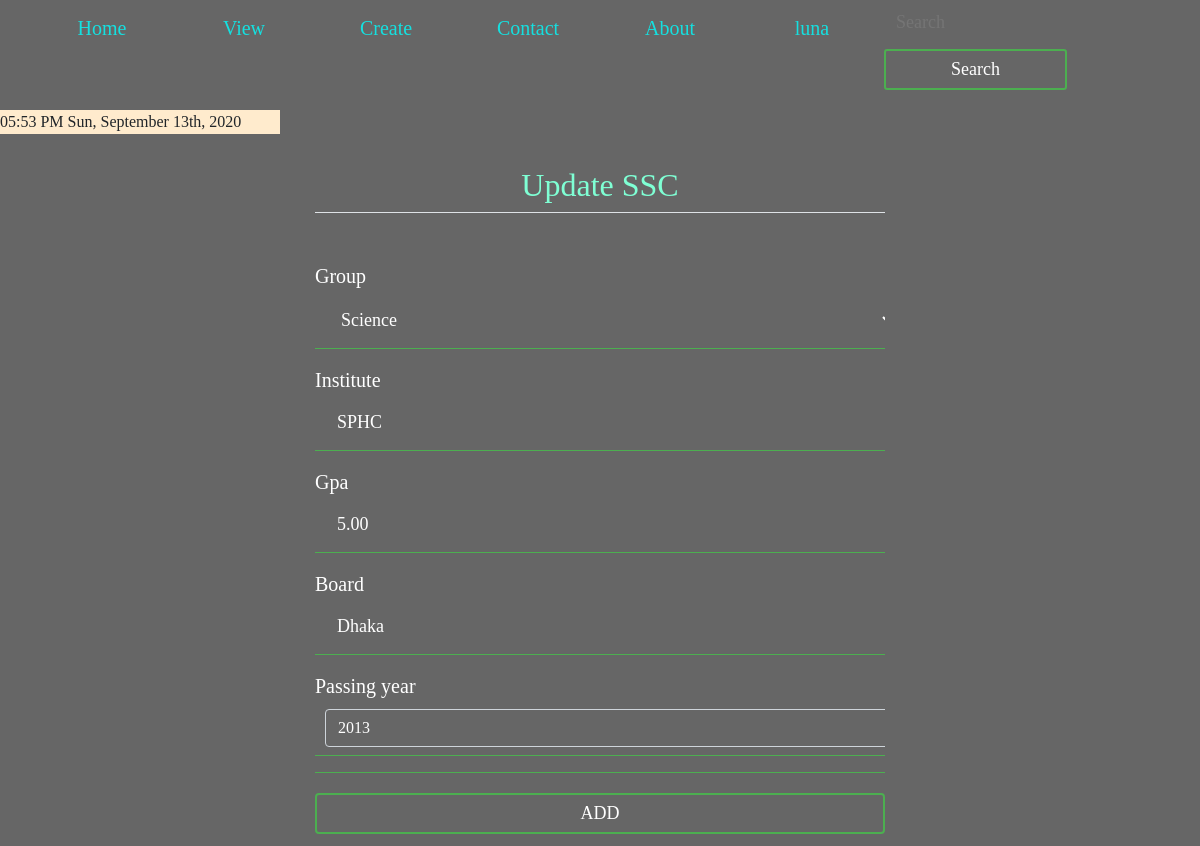
Before: /profile/updatessc/ (signed in) with the older database file.
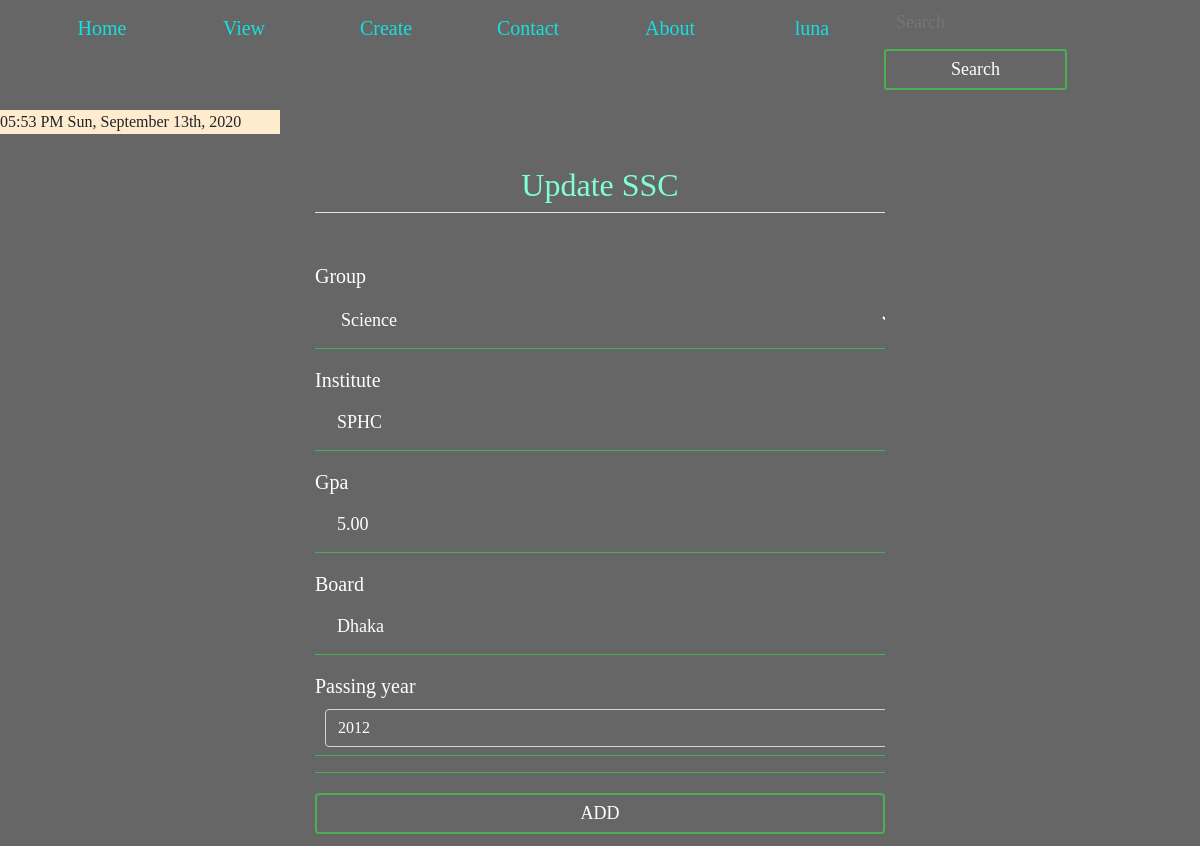
After: the same page with the newer database file.
### person/models.py (models this page shows, shortened)
class SSC(models.Model):
    GROUP = (
        ('Science', 'Science'),
        ('Business_Studies', 'Business_Studies'),
        ('Humanities', 'Humanities'),
    )
    user = models.OneToOneField(User, on_delete=models.CASCADE, related_name='ssc')
    group = models.CharField(max_length=100, choices=GROUP)
    institute = models.CharField(max_length=200)
    gpa = models.CharField(max_length=20)
    board=models.CharField(max_length=20)
    passing_year = models.IntegerField()

### person/views1.py (the view)
# urls.py: path('updatessc/', updatessc, name='updatessc'),
def updatessc(request):
    try:
        instance = SSC.objects.get(user=request.user)
    except SSC.DoesNotExist:
        instance = None
    if request.method == 'POST':
        if instance:
            form = SSCForm(request.POST, instance=instance)
        else:
            form = SSCForm(request.POST)
        if form.is_valid():
            profile_obj = form.save(commit=False)
            profile_obj.user = request.user
            profile_obj.save()
            messages.success(request, 'Successfully updated.')
            return redirect('userprofile')
    else:
        form = SSCForm(instance=instance)
    context = {
        'form': form,
    }
    return render(request, 'person/updatessc.html', context)

### person/forms.py
class SSCForm(ModelForm):
    class Meta:
        model = SSC
        exclude = ['user']

### templates/person/updatessc.html (shortened to what this page needs)
{% extends 'basic.html' %}
{% block body %}
{% load crispy_forms_tags %}
{% if user.is_authenticated %}
<div class="col-md-6 offset-md-3">
        <form action="/profile/updatessc/" method="post" enctype="multipart/form-data">
            <fieldset class="form-group mx-auto">
                <legend class="border-bottom text-center mb-4"><h2>Update SSC</h2></legend>
                {{ form|crispy }}
            </fieldset>
            <button class="btn btn-outline-info " type="submit" value="submit">ADD </button>
        </form>
</div>
{% endif %}
{% endblock %}

### templates/basic.html (shortened to what this page needs)
<!doctype html>
<html lang="en">
<head>
  <link rel="stylesheet" href="https://stackpath.bootstrapcdn.com/bootstrap/4.2.1/css/bootstrap.min.css"
>
  {% load notifications_tags %}
  {% load static %}
  <link href="{% static 'css/style.css'  %}" rel='stylesheet'>
</head>
<body>
  <nav class="navbar navbar-expand-lg navbar-dark">
    <div>
      <ul>
        <li class="{% block blogactive %}
      {% endblock blogactive %} ">
          <a href="/profile/">Home</a>
        </li>
        <li>
          <a class="{% block viewactive %}
      {% endblock viewactive %}" href="#"> View</a>
        </li>
        <li>
          <a href="#">Create</a>
        </li>
        <li class=" {% block contactactive %}
      {% endblock contactactive %}">
          <a href="/profile/contact/">Contact</a>
        </li>
        <li class="  {% block aboutactive %}
      {% endblock aboutactive %}">
          <a href="/profile/about_us/">About</a>
        </li>
        {% if user.is_authenticated %}
        <li>
          <a href="#"> {{request.user}} </a>
        </li>
        <form method="GET" action="/posts/search/" class="form-inline my-2 my-lg-0">
          <input class="in " type="search" placeholder="Search" aria-label="Search" name="q" id="search">
          <button class="btn  btn-sm" type="submit" value="{{ query|escape }}">Search</button>
        </form>
      </ul>
      {% endif %}
    </div>
  </nav>
  <div class="ab">
   {% now "h:i A" as current_time %}
    {{ current_time|center:"150"  }}  {% now "D, F jS, Y" %}
  </div>
  <br>
  {% block body %} {% endblock %}
</body>
</html>

### static/css/style.css (style rules this page uses)
body { margin: 0; padding: 0; font-family: sens-serif; height: 100vh; background: linear-gradient(rgba(0,0,0,0.6), rgba(0,0,0,0.6)), url('/static/images/map.jpg'); background-size: cover; background-attachment: fixed; background-position: top; }
ul { margin: 0px; padding: 0px; list-style: none; }
ul li { float: left ; height: 30px; width:140px; background-color: none; opacity: 0.8; line-height: 40px; text-align: center; font-size: 20px; margin-right: 2px; }
ul li a { text-decoration: none; color:aqua; display: block; }
.form-group { width: 100%; overflow: hidden; font-size: 20px; padding: 8px 0; margin: 8px 0; border-bottom: 1px solid #4caf50; color: white; background: none; }
.form-group label { width:100%; }
input { width: 100%; border: none; outline: none; background: none; color: white; float: left; margin: 0 10px; font-size: 18px; }
.textinput { width: 100%; border: none; outline: none; background: none; color: white; float: left; margin: 0 10px; font-size: 18px; }
.select { width: 100%; border: none; outline: none; background: none; color: white; float: left; margin: 0 10px; font-size: 18px; }
.ab { background:blanchedalmond; text-shadow: brown; width:280px; }
.in { width:100px; border: none; outline: none; background: none; color: white; float: left; margin: 0 10px; font-size: 18px; }
.btn { width: 100%; background: none; border: 2px solid #4caf50; color: white; padding: 5px; font-size: 18px; cursor: pointer; margin: 12px 0; }
.col-md-6,.col-md-7,.col-md-8,.col-md-9,.col-md-10 { background: none; color: white; }
.col-md-6 h1, h2, h3, h4, h5, h6 { background: none; color:aquamarine; }

Changed rows visible on the page:
changed SSC "Science": passing_year "2013" → "2012"
